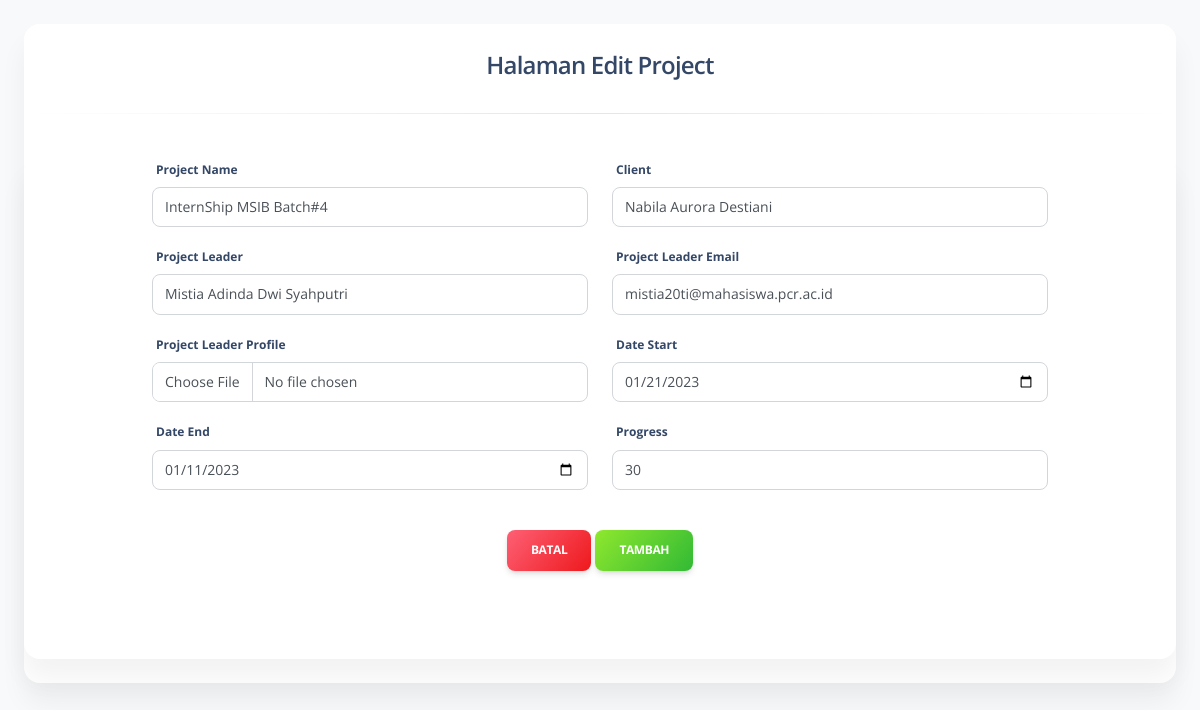
Screenshot of /Monitoring/edit/1 with the database file from the repository.
### tables this page shows
CREATE TABLE `monitoring` (
  `id` int(11) NOT NULL,
  `nama_projek` varchar(100) NOT NULL,
  `nama_klien` varchar(100) NOT NULL,
  `nama_leader` varchar(100) NOT NULL,
  `email` varchar(100) NOT NULL,
  `gambar` varchar(100) NOT NULL DEFAULT 'default.jpg',
  `tanggal_mulai` varchar(100) NOT NULL,
  `tanggal_selesai` varchar(100) NOT NULL,
  `progress` int(11) NOT NULL
);

### application/controllers/Monitoring.php (called while the page is built, shortened)
<?php
class Monitoring extends CI_Controller
{
    public function __construct()
    {
        $this->load->model('Monitor_model');
    }
    public function edit($id)
	{
        $data['judul'] = "Halaman Edit Project";
		$data['monitoring'] = $this->Monitor_model->getById($id);
        $this->form_validation->set_rules('nama_projek', 'nama_projek', 'required', [
			'required' => 'Nama Projek Wajib di isi'
		]);
        if ($this->form_validation->run() == false) {
			$this->load->view("edit", $data);
		}
	}
}

### index.php (called while the page is built, shortened)
<?php
require_once BASEPATH.'core/CodeIgniter.php';

### application/models/Monitor_model.php (called while the page is built, shortened)
<?php
class Monitor_model extends CI_Model
{
    public $table = 'monitoring';
    public function getById($id)
    {
        $this->db->from($this->table);
        $this->db->where('id', $id);
        $query = $this->db->get();
        return $query->row_array();
    }
}

### application/views/edit.php (the view, shortened to what this page needs)
<!DOCTYPE html>
<html lang="en">
<head>
  <link href="<?=base_url('assets/')?>css/nucleo-icons.css" rel="stylesheet" />
  <link href="<?=base_url('assets/')?>css/nucleo-svg.css" rel="stylesheet" />
  <link href="<?=base_url('assets/')?>css/nucleo-svg.css" rel="stylesheet" />
  <link id="pagestyle" href="<?=base_url('assets/')?>css/soft-ui-dashboard.css?v=1.0.7" rel="stylesheet" />
</head>
<body class="bg-gray-100">
  <main class="main-content position-relative max-height-vh-100 h-100 border-radius-lg ">
    <div class="container-fluid py-4">
        <div class="row">
            <div class="col-12">
                <div class="card mb-4">
                    <div class="card-header text-center">
                        <h4><?php echo $judul; ?></h4>
                    </div>
                    <hr class="horizontal dark mt-0">
                    <br>
                    <div class="row ">
                        <div class="col-12">
                            <div class="card mb-4">
                                <div class="card-body px-8 pt-0 pb-2">
                                    <form role="form" action="" method="POST" enctype="multipart/form-data">
                                        <div class="row">
                                            <div class="col-md-6">
                                            <div class="form-group">
                                                <label for="exampleFormControlInput1">Project Name</label>
                                                <input type="text" class="form-control" value="<?= $monitoring['nama_projek']; ?>"  name="nama_projek" id="nama_projek">
                                            </div>
                                            </div>
                                            <div class="col-md-6">
                                            <div class="form-group">
                                                <label for="exampleFormControlInput2">Client</label>
                                                <input type="text" class="form-control" value="<?= $monitoring['nama_klien']; ?>" name="nama_klien" id="nama_klien">
                                            </div>
                                            </div>
                                            <div class="col-md-6">
                                            <div class="form-group">
                                                <label for="exampleFormControlInput3">Project Leader</label>
                                                <input type="text" class="form-control" value="<?= $monitoring['nama_leader']; ?>" name="nama_leader" id="nama_leader">
                                            </div>
                                            </div>
                                            <div class="col-md-6">
                                            <div class="form-group">
                                                <label for="exampleFormControlInput4">Project Leader Email</label>
                                                <input type="email" class="form-control"  value="<?= $monitoring['email']; ?>" name="email" id="email">
                                            </div>
                                            </div>
                                            <div class="col-md-6">
                                            <div class="form-group">
                                                <label for="exampleFormControlInput5">Project Leader Profile</label>
                                                <input type="file" class="form-control" value="<?= $monitoring['gambar']; ?>" name="gambar" id="gambar">
                                            </div>
                                            </div>
                                            <div class="col-md-6">
                                            <div class="form-group">
                                                <label for="exampleFormControlInput6">Date Start</label>
                                                <input type="date" class="form-control"  value="<?= $monitoring['tanggal_mulai']; ?>" name="tanggal_mulai" id="tanggal_mulai">
                                            </div>
                                            </div>
                                            <div class="col-md-6">
                                            <div class="form-group">
                                                <label for="exampleFormControlInput7">Date End</label>
                                                <input type="date" class="form-control"  value="<?= $monitoring['tanggal_selesai']; ?>" name="tanggal_selesai" id="tanggal_selesai">
                                            </div>
                                            </div>
                                            <div class="col-md-6">
                                            <div class="form-group">
                                                <label for="exampleFormControlInput8">Progress</label>
                                                <input type="text" class="form-control" value="<?= $monitoring['progress']; ?>" name="progress" id="progress">
                                            </div>
                                            </div>
                                            <br>
                                            <div class="col-md-12 text-center px-8 pt-4 pb-6">
                                                <a href="<?= site_url('Monitoring') ?>" type="submit" class="btn bg-gradient-danger">Batal</a>
                                                <button type="submit" name="edit" class="btn bg-gradient-success">Tambah</button>
                                            </div>
                                        </div>
                                    </form>
                                </div>
                            </div>
                        </div>
                    </div>
                </div>
            </div>
        </div>
    </div>
</body>
</html>

### rows the page displays
monitoring: nama_projek "InternShip MSIB Batch#4", nama_klien "Nabila Aurora Destiani", nama_leader "Mistia Adinda Dwi Syahputri", email "mistia20ti@mahasiswa.pcr.ac.id", tanggal_mulai "01/21/2023", tanggal_selesai "01/11/2023", progress "30"

### other values shown
$judul "Halaman Edit Project"
